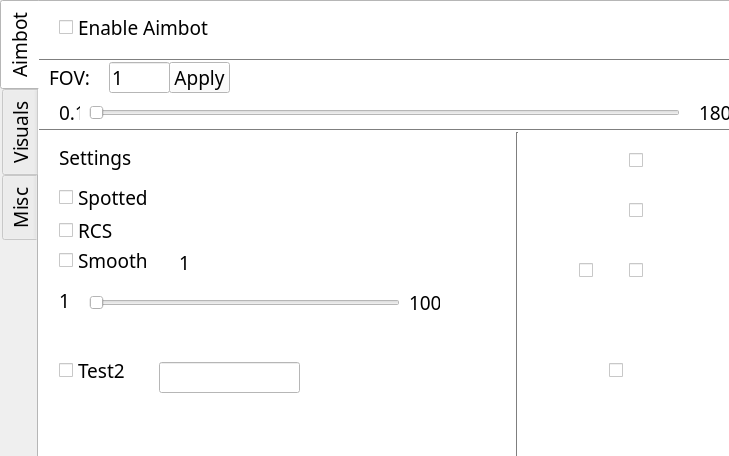
<?xml version="1.0" encoding="UTF-8"?>
<ui version="4.0">
 <class>MainWindow</class>
 <widget class="QMainWindow" name="MainWindow">
  <property name="geometry">
   <rect>
    <x>0</x>
    <y>0</y>
    <width>729</width>
    <height>456</height>
   </rect>
  </property>
  <property name="windowTitle">
   <string>MainWindow</string>
  </property>
  <widget class="QWidget" name="centralwidget">
   <widget class="QTabWidget" name="tabWidget">
    <property name="geometry">
     <rect>
      <x>0</x>
      <y>0</y>
      <width>731</width>
      <height>461</height>
     </rect>
    </property>
    <property name="palette">
     <palette>
      <active>
       <colorrole role="WindowText">
        <brush brushstyle="SolidPattern">
         <color alpha="255">
          <red>0</red>
          <green>0</green>
          <blue>0</blue>
         </color>
        </brush>
       </colorrole>
       <colorrole role="Button">
        <brush brushstyle="SolidPattern">
         <color alpha="255">
          <red>255</red>
          <green>255</green>
          <blue>255</blue>
         </color>
        </brush>
       </colorrole>
       <colorrole role="Light">
        <brush brushstyle="SolidPattern">
         <color alpha="255">
          <red>255</red>
          <green>255</green>
          <blue>255</blue>
         </color>
        </brush>
       </colorrole>
       <colorrole role="Midlight">
        <brush brushstyle="SolidPattern">
         <color alpha="255">
          <red>255</red>
          <green>255</green>
          <blue>255</blue>
         </color>
        </brush>
       </colorrole>
       <colorrole role="Dark">
        <brush brushstyle="SolidPattern">
         <color alpha="255">
          <red>127</red>
          <green>127</green>
          <blue>127</blue>
         </color>
        </brush>
       </colorrole>
       <colorrole role="Mid">
        <brush brushstyle="SolidPattern">
         <color alpha="255">
          <red>170</red>
          <green>170</green>
          <blue>170</blue>
         </color>
        </brush>
       </colorrole>
       <colorrole role="Text">
        <brush brushstyle="SolidPattern">
         <color alpha="255">
          <red>0</red>
          <green>0</green>
          <blue>0</blue>
         </color>
        </brush>
       </colorrole>
       <colorrole role="BrightText">
        <brush brushstyle="SolidPattern">
         <color alpha="255">
          <red>255</red>
          <green>255</green>
          <blue>255</blue>
         </color>
        </brush>
       </colorrole>
       <colorrole role="ButtonText">
        <brush brushstyle="SolidPattern">
         <color alpha="255">
          <red>0</red>
          <green>0</green>
          <blue>0</blue>
         </color>
        </brush>
       </colorrole>
       <colorrole role="Base">
        <brush brushstyle="SolidPattern">
         <color alpha="255">
          <red>255</red>
          <green>255</green>
          <blue>255</blue>
         </color>
        </brush>
       </colorrole>
       <colorrole role="Window">
        <brush brushstyle="SolidPattern">
         <color alpha="255">
          <red>255</red>
          <green>255</green>
          <blue>255</blue>
         </color>
        </brush>
       </colorrole>
       <colorrole role="Shadow">
        <brush brushstyle="SolidPattern">
         <color alpha="255">
          <red>0</red>
          <green>0</green>
          <blue>0</blue>
         </color>
        </brush>
       </colorrole>
       <colorrole role="AlternateBase">
        <brush brushstyle="SolidPattern">
         <color alpha="255">
          <red>255</red>
          <green>255</green>
          <blue>255</blue>
         </color>
        </brush>
       </colorrole>
       <colorrole role="ToolTipBase">
        <brush brushstyle="SolidPattern">
         <color alpha="255">
          <red>255</red>
          <green>255</green>
          <blue>220</blue>
         </color>
        </brush>
       </colorrole>
       <colorrole role="ToolTipText">
        <brush brushstyle="SolidPattern">
         <color alpha="255">
          <red>0</red>
          <green>0</green>
          <blue>0</blue>
         </color>
        </brush>
       </colorrole>
      </active>
      <inactive>
       <colorrole role="WindowText">
        <brush brushstyle="SolidPattern">
         <color alpha="255">
          <red>0</red>
          <green>0</green>
          <blue>0</blue>
         </color>
        </brush>
       </colorrole>
       <colorrole role="Button">
        <brush brushstyle="SolidPattern">
         <color alpha="255">
          <red>255</red>
          <green>255</green>
          <blue>255</blue>
         </color>
        </brush>
       </colorrole>
       <colorrole role="Light">
        <brush brushstyle="SolidPattern">
         <color alpha="255">
          <red>255</red>
          <green>255</green>
          <blue>255</blue>
         </color>
        </brush>
       </colorrole>
       <colorrole role="Midlight">
        <brush brushstyle="SolidPattern">
         <color alpha="255">
          <red>255</red>
          <green>255</green>
          <blue>255</blue>
         </color>
        </brush>
       </colorrole>
       <colorrole role="Dark">
        <brush brushstyle="SolidPattern">
         <color alpha="255">
          <red>127</red>
          <green>127</green>
          <blue>127</blue>
         </color>
        </brush>
       </colorrole>
       <colorrole role="Mid">
        <brush brushstyle="SolidPattern">
         <color alpha="255">
          <red>170</red>
          <green>170</green>
          <blue>170</blue>
         </color>
        </brush>
       </colorrole>
       <colorrole role="Text">
        <brush brushstyle="SolidPattern">
         <color alpha="255">
          <red>0</red>
          <green>0</green>
          <blue>0</blue>
         </color>
        </brush>
       </colorrole>
       <colorrole role="BrightText">
        <brush brushstyle="SolidPattern">
         <color alpha="255">
          <red>255</red>
          <green>255</green>
          <blue>255</blue>
         </color>
        </brush>
       </colorrole>
       <colorrole role="ButtonText">
        <brush brushstyle="SolidPattern">
         <color alpha="255">
          <red>0</red>
          <green>0</green>
          <blue>0</blue>
         </color>
        </brush>
       </colorrole>
       <colorrole role="Base">
        <brush brushstyle="SolidPattern">
         <color alpha="255">
          <red>255</red>
          <green>255</green>
          <blue>255</blue>
         </color>
        </brush>
       </colorrole>
       <colorrole role="Window">
        <brush brushstyle="SolidPattern">
         <color alpha="255">
          <red>255</red>
          <green>255</green>
          <blue>255</blue>
         </color>
        </brush>
       </colorrole>
       <colorrole role="Shadow">
        <brush brushstyle="SolidPattern">
         <color alpha="255">
          <red>0</red>
          <green>0</green>
          <blue>0</blue>
         </color>
        </brush>
       </colorrole>
       <colorrole role="AlternateBase">
        <brush brushstyle="SolidPattern">
         <color alpha="255">
          <red>255</red>
          <green>255</green>
          <blue>255</blue>
         </color>
        </brush>
       </colorrole>
       <colorrole role="ToolTipBase">
        <brush brushstyle="SolidPattern">
         <color alpha="255">
          <red>255</red>
          <green>255</green>
          <blue>220</blue>
         </color>
        </brush>
       </colorrole>
       <colorrole role="ToolTipText">
        <brush brushstyle="SolidPattern">
         <color alpha="255">
          <red>0</red>
          <green>0</green>
          <blue>0</blue>
         </color>
        </brush>
       </colorrole>
      </inactive>
      <disabled>
       <colorrole role="WindowText">
        <brush brushstyle="SolidPattern">
         <color alpha="255">
          <red>127</red>
          <green>127</green>
          <blue>127</blue>
         </color>
        </brush>
       </colorrole>
       <colorrole role="Button">
        <brush brushstyle="SolidPattern">
         <color alpha="255">
          <red>255</red>
          <green>255</green>
          <blue>255</blue>
         </color>
        </brush>
       </colorrole>
       <colorrole role="Light">
        <brush brushstyle="SolidPattern">
         <color alpha="255">
          <red>255</red>
          <green>255</green>
          <blue>255</blue>
         </color>
        </brush>
       </colorrole>
       <colorrole role="Midlight">
        <brush brushstyle="SolidPattern">
         <color alpha="255">
          <red>255</red>
          <green>255</green>
          <blue>255</blue>
         </color>
        </brush>
       </colorrole>
       <colorrole role="Dark">
        <brush brushstyle="SolidPattern">
         <color alpha="255">
          <red>127</red>
          <green>127</green>
          <blue>127</blue>
         </color>
        </brush>
       </colorrole>
       <colorrole role="Mid">
        <brush brushstyle="SolidPattern">
         <color alpha="255">
          <red>170</red>
          <green>170</green>
          <blue>170</blue>
         </color>
        </brush>
       </colorrole>
       <colorrole role="Text">
        <brush brushstyle="SolidPattern">
         <color alpha="255">
          <red>127</red>
          <green>127</green>
          <blue>127</blue>
         </color>
        </brush>
       </colorrole>
       <colorrole role="BrightText">
        <brush brushstyle="SolidPattern">
         <color alpha="255">
          <red>255</red>
          <green>255</green>
          <blue>255</blue>
         </color>
        </brush>
       </colorrole>
       <colorrole role="ButtonText">
        <brush brushstyle="SolidPattern">
         <color alpha="255">
          <red>127</red>
          <green>127</green>
          <blue>127</blue>
         </color>
        </brush>
       </colorrole>
       <colorrole role="Base">
        <brush brushstyle="SolidPattern">
         <color alpha="255">
          <red>255</red>
          <green>255</green>
          <blue>255</blue>
         </color>
        </brush>
       </colorrole>
       <colorrole role="Window">
        <brush brushstyle="SolidPattern">
         <color alpha="255">
          <red>255</red>
          <green>255</green>
          <blue>255</blue>
         </color>
        </brush>
       </colorrole>
       <colorrole role="Shadow">
        <brush brushstyle="SolidPattern">
         <color alpha="255">
          <red>0</red>
          <green>0</green>
          <blue>0</blue>
         </color>
        </brush>
       </colorrole>
       <colorrole role="AlternateBase">
        <brush brushstyle="SolidPattern">
         <color alpha="255">
          <red>255</red>
          <green>255</green>
          <blue>255</blue>
         </color>
        </brush>
       </colorrole>
       <colorrole role="ToolTipBase">
        <brush brushstyle="SolidPattern">
         <color alpha="255">
          <red>255</red>
          <green>255</green>
          <blue>220</blue>
         </color>
        </brush>
       </colorrole>
       <colorrole role="ToolTipText">
        <brush brushstyle="SolidPattern">
         <color alpha="255">
          <red>0</red>
          <green>0</green>
          <blue>0</blue>
         </color>
        </brush>
       </colorrole>
      </disabled>
     </palette>
    </property>
    <property name="font">
     <font>
      <family>Nirmala UI Semilight</family>
      <pointsize>14</pointsize>
     </font>
    </property>
    <property name="tabPosition">
     <enum>QTabWidget::West</enum>
    </property>
    <property name="tabShape">
     <enum>QTabWidget::Rounded</enum>
    </property>
    <property name="currentIndex">
     <number>0</number>
    </property>
    <property name="elideMode">
     <enum>Qt::ElideNone</enum>
    </property>
    <property name="documentMode">
     <bool>false</bool>
    </property>
    <property name="movable">
     <bool>true</bool>
    </property>
    <widget class="QWidget" name="tab">
     <attribute name="title">
      <string>Aimbot</string>
     </attribute>
     <widget class="QSlider" name="fovSlider">
      <property name="geometry">
       <rect>
        <x>50</x>
        <y>100</y>
        <width>591</width>
        <height>21</height>
       </rect>
      </property>
      <property name="minimum">
       <number>1</number>
      </property>
      <property name="maximum">
       <number>1800</number>
      </property>
      <property name="pageStep">
       <number>360</number>
      </property>
      <property name="value">
       <number>1</number>
      </property>
      <property name="orientation">
       <enum>Qt::Horizontal</enum>
      </property>
      <property name="invertedAppearance">
       <bool>false</bool>
      </property>
      <property name="invertedControls">
       <bool>false</bool>
      </property>
      <property name="tickPosition">
       <enum>QSlider::NoTicks</enum>
      </property>
      <property name="tickInterval">
       <number>1</number>
      </property>
     </widget>
     <widget class="QLabel" name="fovLabel">
      <property name="geometry">
       <rect>
        <x>10</x>
        <y>60</y>
        <width>131</width>
        <height>31</height>
       </rect>
      </property>
      <property name="text">
       <string>FOV: </string>
      </property>
     </widget>
     <widget class="QCheckBox" name="aimbotCheckBox">
      <property name="geometry">
       <rect>
        <x>20</x>
        <y>10</y>
        <width>151</width>
        <height>31</height>
       </rect>
      </property>
      <property name="toolTip">
       <string>Enable aimbot, required for this menu to work</string>
      </property>
      <property name="text">
       <string>Enable Aimbot</string>
      </property>
     </widget>
     <widget class="QLineEdit" name="fovLineEdit">
      <property name="geometry">
       <rect>
        <x>70</x>
        <y>60</y>
        <width>61</width>
        <height>31</height>
       </rect>
      </property>
      <property name="toolTip">
       <string>you can also type in here</string>
      </property>
      <property name="text">
       <string>1</string>
      </property>
     </widget>
     <widget class="QLabel" name="label">
      <property name="geometry">
       <rect>
        <x>20</x>
        <y>140</y>
        <width>101</width>
        <height>31</height>
       </rect>
      </property>
      <property name="text">
       <string>Settings</string>
      </property>
     </widget>
     <widget class="Line" name="line_2">
      <property name="geometry">
       <rect>
        <x>0</x>
        <y>50</y>
        <width>691</width>
        <height>16</height>
       </rect>
      </property>
      <property name="orientation">
       <enum>Qt::Horizontal</enum>
      </property>
     </widget>
     <widget class="QCheckBox" name="spottedCheckBox">
      <property name="geometry">
       <rect>
        <x>20</x>
        <y>180</y>
        <width>111</width>
        <height>31</height>
       </rect>
      </property>
      <property name="toolTip">
       <string>Only aim when in sight, aims trough walls otherwise </string>
      </property>
      <property name="text">
       <string>Spotted</string>
      </property>
     </widget>
     <widget class="QCheckBox" name="rcsCheckBox">
      <property name="geometry">
       <rect>
        <x>20</x>
        <y>220</y>
        <width>70</width>
        <height>17</height>
       </rect>
      </property>
      <property name="toolTip">
       <string>RCS</string>
      </property>
      <property name="text">
       <string>RCS</string>
      </property>
     </widget>
     <widget class="QLabel" name="label_4">
      <property name="geometry">
       <rect>
        <x>20</x>
        <y>90</y>
        <width>21</width>
        <height>41</height>
       </rect>
      </property>
      <property name="text">
       <string>0.1</string>
      </property>
     </widget>
     <widget class="QLabel" name="label_5">
      <property name="geometry">
       <rect>
        <x>660</x>
        <y>90</y>
        <width>31</width>
        <height>41</height>
       </rect>
      </property>
      <property name="text">
       <string>180</string>
      </property>
     </widget>
     <widget class="QCheckBox" name="smoothCheckBox">
      <property name="geometry">
       <rect>
        <x>20</x>
        <y>250</y>
        <width>121</width>
        <height>17</height>
       </rect>
      </property>
      <property name="toolTip">
       <string>Smooth</string>
      </property>
      <property name="text">
       <string>Smooth</string>
      </property>
     </widget>
     <widget class="QCheckBox" name="test2checkBox">
      <property name="geometry">
       <rect>
        <x>20</x>
        <y>360</y>
        <width>131</width>
        <height>17</height>
       </rect>
      </property>
      <property name="text">
       <string>Test2</string>
      </property>
     </widget>
     <widget class="QLabel" name="label_3">
      <property name="geometry">
       <rect>
        <x>520</x>
        <y>130</y>
        <width>161</width>
        <height>321</height>
       </rect>
      </property>
      <property name="text">
       <string/>
      </property>
     </widget>
     <widget class="QCheckBox" name="leftarmCheckBox">
      <property name="geometry">
       <rect>
        <x>540</x>
        <y>260</y>
        <width>21</width>
        <height>17</height>
       </rect>
      </property>
      <property name="toolTip">
       <string>Aimspot Arms</string>
      </property>
      <property name="text">
       <string/>
      </property>
      <property name="tristate">
       <bool>false</bool>
      </property>
     </widget>
     <widget class="QCheckBox" name="upperbodyCheckBox">
      <property name="geometry">
       <rect>
        <x>590</x>
        <y>200</y>
        <width>21</width>
        <height>17</height>
       </rect>
      </property>
      <property name="toolTip">
       <string>Aimspot Upper Body</string>
      </property>
      <property name="text">
       <string/>
      </property>
      <property name="tristate">
       <bool>false</bool>
      </property>
     </widget>
     <widget class="QCheckBox" name="lowerbodyCheckBox">
      <property name="geometry">
       <rect>
        <x>590</x>
        <y>260</y>
        <width>21</width>
        <height>17</height>
       </rect>
      </property>
      <property name="toolTip">
       <string>Aimspot Lower Body</string>
      </property>
      <property name="text">
       <string/>
      </property>
      <property name="tristate">
       <bool>false</bool>
      </property>
     </widget>
     <widget class="QCheckBox" name="legsCheckBox">
      <property name="geometry">
       <rect>
        <x>570</x>
        <y>360</y>
        <width>21</width>
        <height>17</height>
       </rect>
      </property>
      <property name="toolTip">
       <string>Aimspot Legs</string>
      </property>
      <property name="text">
       <string/>
      </property>
      <property name="tristate">
       <bool>false</bool>
      </property>
     </widget>
     <widget class="QCheckBox" name="headCheckBox">
      <property name="geometry">
       <rect>
        <x>590</x>
        <y>150</y>
        <width>21</width>
        <height>17</height>
       </rect>
      </property>
      <property name="toolTip">
       <string>Aimspot Head</string>
      </property>
      <property name="text">
       <string/>
      </property>
      <property name="tristate">
       <bool>false</bool>
      </property>
     </widget>
     <widget class="QLineEdit" name="test1LineEdit">
      <property name="geometry">
       <rect>
        <x>120</x>
        <y>360</y>
        <width>141</width>
        <height>31</height>
       </rect>
      </property>
     </widget>
     <widget class="Line" name="line_3">
      <property name="geometry">
       <rect>
        <x>0</x>
        <y>120</y>
        <width>691</width>
        <height>16</height>
       </rect>
      </property>
      <property name="orientation">
       <enum>Qt::Horizontal</enum>
      </property>
     </widget>
     <widget class="QSlider" name="smoothSlider">
      <property name="geometry">
       <rect>
        <x>50</x>
        <y>290</y>
        <width>311</width>
        <height>21</height>
       </rect>
      </property>
      <property name="minimum">
       <number>1</number>
      </property>
      <property name="maximum">
       <number>100</number>
      </property>
      <property name="pageStep">
       <number>100</number>
      </property>
      <property name="value">
       <number>1</number>
      </property>
      <property name="orientation">
       <enum>Qt::Horizontal</enum>
      </property>
      <property name="invertedAppearance">
       <bool>false</bool>
      </property>
      <property name="invertedControls">
       <bool>false</bool>
      </property>
      <property name="tickPosition">
       <enum>QSlider::NoTicks</enum>
      </property>
      <property name="tickInterval">
       <number>1</number>
      </property>
     </widget>
     <widget class="QLabel" name="label_2">
      <property name="geometry">
       <rect>
        <x>20</x>
        <y>290</y>
        <width>21</width>
        <height>16</height>
       </rect>
      </property>
      <property name="text">
       <string>1</string>
      </property>
     </widget>
     <widget class="QLabel" name="label_8">
      <property name="geometry">
       <rect>
        <x>370</x>
        <y>290</y>
        <width>31</width>
        <height>21</height>
       </rect>
      </property>
      <property name="text">
       <string>100</string>
      </property>
     </widget>
     <widget class="Line" name="line">
      <property name="geometry">
       <rect>
        <x>470</x>
        <y>130</y>
        <width>16</width>
        <height>381</height>
       </rect>
      </property>
      <property name="orientation">
       <enum>Qt::Vertical</enum>
      </property>
     </widget>
     <widget class="QLabel" name="smoothLineEdit">
      <property name="geometry">
       <rect>
        <x>140</x>
        <y>250</y>
        <width>81</width>
        <height>21</height>
       </rect>
      </property>
      <property name="text">
       <string>1</string>
      </property>
     </widget>
     <widget class="QPushButton" name="aimbotapplyButton">
      <property name="geometry">
       <rect>
        <x>130</x>
        <y>60</y>
        <width>61</width>
        <height>31</height>
       </rect>
      </property>
      <property name="text">
       <string>Apply</string>
      </property>
     </widget>
    </widget>
    <widget class="QWidget" name="tab_2">
     <attribute name="title">
      <string>Visuals</string>
     </attribute>
     <widget class="QCheckBox" name="enableglowCheckBox">
      <property name="geometry">
       <rect>
        <x>20</x>
        <y>20</y>
        <width>141</width>
        <height>21</height>
       </rect>
      </property>
      <property name="text">
       <string>Enable Glow</string>
      </property>
     </widget>
     <widget class="QCheckBox" name="fovchangerCheckBox">
      <property name="geometry">
       <rect>
        <x>20</x>
        <y>370</y>
        <width>131</width>
        <height>41</height>
       </rect>
      </property>
      <property name="text">
       <string>FovChanger</string>
      </property>
     </widget>
     <widget class="QSlider" name="fovchangerSlider">
      <property name="geometry">
       <rect>
        <x>260</x>
        <y>380</y>
        <width>391</width>
        <height>22</height>
       </rect>
      </property>
      <property name="minimum">
       <number>60</number>
      </property>
      <property name="maximum">
       <number>160</number>
      </property>
      <property name="value">
       <number>90</number>
      </property>
      <property name="orientation">
       <enum>Qt::Horizontal</enum>
      </property>
      <property name="tickPosition">
       <enum>QSlider::NoTicks</enum>
      </property>
     </widget>
     <widget class="QLabel" name="label_6">
      <property name="geometry">
       <rect>
        <x>220</x>
        <y>380</y>
        <width>21</width>
        <height>21</height>
       </rect>
      </property>
      <property name="text">
       <string>60</string>
      </property>
     </widget>
     <widget class="QLabel" name="label_7">
      <property name="geometry">
       <rect>
        <x>660</x>
        <y>370</y>
        <width>31</width>
        <height>41</height>
       </rect>
      </property>
      <property name="text">
       <string>160</string>
      </property>
     </widget>
     <widget class="QCheckBox" name="enableglowteamCheckBox">
      <property name="geometry">
       <rect>
        <x>180</x>
        <y>20</y>
        <width>141</width>
        <height>21</height>
       </rect>
      </property>
      <property name="text">
       <string>Team</string>
      </property>
     </widget>
     <widget class="QCheckBox" name="enableglowenemyCheckBox">
      <property name="geometry">
       <rect>
        <x>180</x>
        <y>60</y>
        <width>91</width>
        <height>21</height>
       </rect>
      </property>
      <property name="text">
       <string>Enemy</string>
      </property>
     </widget>
     <widget class="Line" name="line_4">
      <property name="geometry">
       <rect>
        <x>0</x>
        <y>100</y>
        <width>691</width>
        <height>16</height>
       </rect>
      </property>
      <property name="orientation">
       <enum>Qt::Horizontal</enum>
      </property>
     </widget>
     <widget class="QCheckBox" name="enablechamsCheckBox">
      <property name="geometry">
       <rect>
        <x>20</x>
        <y>140</y>
        <width>141</width>
        <height>21</height>
       </rect>
      </property>
      <property name="text">
       <string>Enable Chams</string>
      </property>
     </widget>
     <widget class="QCheckBox" name="enablechamsteamCheckBox">
      <property name="geometry">
       <rect>
        <x>180</x>
        <y>140</y>
        <width>141</width>
        <height>21</height>
       </rect>
      </property>
      <property name="text">
       <string>Team</string>
      </property>
     </widget>
     <widget class="QCheckBox" name="enablechamsenemyCheckBox">
      <property name="geometry">
       <rect>
        <x>180</x>
        <y>180</y>
        <width>141</width>
        <height>21</height>
       </rect>
      </property>
      <property name="text">
       <string>Enemy</string>
      </property>
     </widget>
     <widget class="Line" name="line_6">
      <property name="geometry">
       <rect>
        <x>0</x>
        <y>240</y>
        <width>691</width>
        <height>16</height>
       </rect>
      </property>
      <property name="orientation">
       <enum>Qt::Horizontal</enum>
      </property>
     </widget>
     <widget class="QCheckBox" name="enablenightmodeCheckBox">
      <property name="geometry">
       <rect>
        <x>20</x>
        <y>320</y>
        <width>181</width>
        <height>31</height>
       </rect>
      </property>
      <property name="toolTip">
       <string>Makes the whole map brighter or darker</string>
      </property>
      <property name="text">
       <string>Map Brightness</string>
      </property>
     </widget>
     <widget class="QSlider" name="nightmodeSlider">
      <property name="geometry">
       <rect>
        <x>260</x>
        <y>330</y>
        <width>391</width>
        <height>22</height>
       </rect>
      </property>
      <property name="toolTip">
       <string>Takes time to update. Wait a few sec after updating.</string>
      </property>
      <property name="minimum">
       <number>1</number>
      </property>
      <property name="maximum">
       <number>1500</number>
      </property>
      <property name="orientation">
       <enum>Qt::Horizontal</enum>
      </property>
     </widget>
     <widget class="QLabel" name="glowteamcolorLabel">
      <property name="geometry">
       <rect>
        <x>270</x>
        <y>11</y>
        <width>291</width>
        <height>41</height>
       </rect>
      </property>
      <property name="text">
       <string>R: G: B:</string>
      </property>
     </widget>
     <widget class="QLabel" name="glowenemycolorLabel">
      <property name="geometry">
       <rect>
        <x>270</x>
        <y>46</y>
        <width>301</width>
        <height>51</height>
       </rect>
      </property>
      <property name="text">
       <string>R: G: B:</string>
      </property>
     </widget>
     <widget class="QPushButton" name="colorpickerGlowTeam">
      <property name="geometry">
       <rect>
        <x>570</x>
        <y>20</y>
        <width>101</width>
        <height>31</height>
       </rect>
      </property>
      <property name="text">
       <string>colorpicker</string>
      </property>
     </widget>
     <widget class="QPushButton" name="colorpickerGlowEnemy">
      <property name="geometry">
       <rect>
        <x>570</x>
        <y>60</y>
        <width>101</width>
        <height>31</height>
       </rect>
      </property>
      <property name="text">
       <string>colorpicker</string>
      </property>
     </widget>
     <widget class="QLabel" name="fovchangerLineEdit">
      <property name="geometry">
       <rect>
        <x>150</x>
        <y>380</y>
        <width>31</width>
        <height>21</height>
       </rect>
      </property>
      <property name="text">
       <string>90</string>
      </property>
     </widget>
     <widget class="QLabel" name="chamsteamcolorLabel">
      <property name="geometry">
       <rect>
        <x>270</x>
        <y>130</y>
        <width>301</width>
        <height>41</height>
       </rect>
      </property>
      <property name="text">
       <string>R: G: B:</string>
      </property>
     </widget>
     <widget class="QLabel" name="chamsenemycolorLabel">
      <property name="geometry">
       <rect>
        <x>270</x>
        <y>170</y>
        <width>301</width>
        <height>41</height>
       </rect>
      </property>
      <property name="text">
       <string>R: G: B:</string>
      </property>
     </widget>
     <widget class="QPushButton" name="colorpickerChamsTeam">
      <property name="geometry">
       <rect>
        <x>580</x>
        <y>140</y>
        <width>101</width>
        <height>31</height>
       </rect>
      </property>
      <property name="text">
       <string>colorpicker</string>
      </property>
     </widget>
     <widget class="QPushButton" name="colorpickerChamsEnemy">
      <property name="geometry">
       <rect>
        <x>580</x>
        <y>180</y>
        <width>101</width>
        <height>31</height>
       </rect>
      </property>
      <property name="text">
       <string>colorpicker</string>
      </property>
     </widget>
     <widget class="QCheckBox" name="enablebrightchamsCheckbox">
      <property name="geometry">
       <rect>
        <x>20</x>
        <y>270</y>
        <width>131</width>
        <height>31</height>
       </rect>
      </property>
      <property name="toolTip">
       <string>Makes all Player models brighter</string>
      </property>
      <property name="text">
       <string>Brightmodels</string>
      </property>
     </widget>
     <widget class="QSlider" name="chamsbrightnessSlider">
      <property name="geometry">
       <rect>
        <x>260</x>
        <y>280</y>
        <width>391</width>
        <height>22</height>
       </rect>
      </property>
      <property name="toolTip">
       <string>Brightvalue</string>
      </property>
      <property name="maximum">
       <number>100</number>
      </property>
      <property name="orientation">
       <enum>Qt::Horizontal</enum>
      </property>
     </widget>
     <widget class="QSlider" name="glowalphaSlider">
      <property name="geometry">
       <rect>
        <x>20</x>
        <y>60</y>
        <width>121</width>
        <height>22</height>
       </rect>
      </property>
      <property name="maximum">
       <number>10</number>
      </property>
      <property name="value">
       <number>10</number>
      </property>
      <property name="orientation">
       <enum>Qt::Horizontal</enum>
      </property>
     </widget>
    </widget>
    <widget class="QWidget" name="tab_3">
     <attribute name="title">
      <string>Misc</string>
     </attribute>
     <widget class="QCheckBox" name="enablebunnyhopCheckBox">
      <property name="geometry">
       <rect>
        <x>30</x>
        <y>30</y>
        <width>161</width>
        <height>21</height>
       </rect>
      </property>
      <property name="text">
       <string>Enable Bunnyhop</string>
      </property>
     </widget>
     <widget class="QCheckBox" name="enableautostrafeCheckBox">
      <property name="geometry">
       <rect>
        <x>40</x>
        <y>70</y>
        <width>161</width>
        <height>21</height>
       </rect>
      </property>
      <property name="text">
       <string>Autostrafe</string>
      </property>
     </widget>
     <widget class="QCheckBox" name="nohandsCheckBox">
      <property name="geometry">
       <rect>
        <x>40</x>
        <y>150</y>
        <width>121</width>
        <height>17</height>
       </rect>
      </property>
      <property name="text">
       <string>Nohands</string>
      </property>
     </widget>
     <widget class="QLabel" name="label_9">
      <property name="geometry">
       <rect>
        <x>40</x>
        <y>230</y>
        <width>91</width>
        <height>51</height>
       </rect>
      </property>
      <property name="text">
       <string>Config</string>
      </property>
     </widget>
    </widget>
   </widget>
  </widget>
 </widget>
 <resources/>
 <connections/>
</ui>
